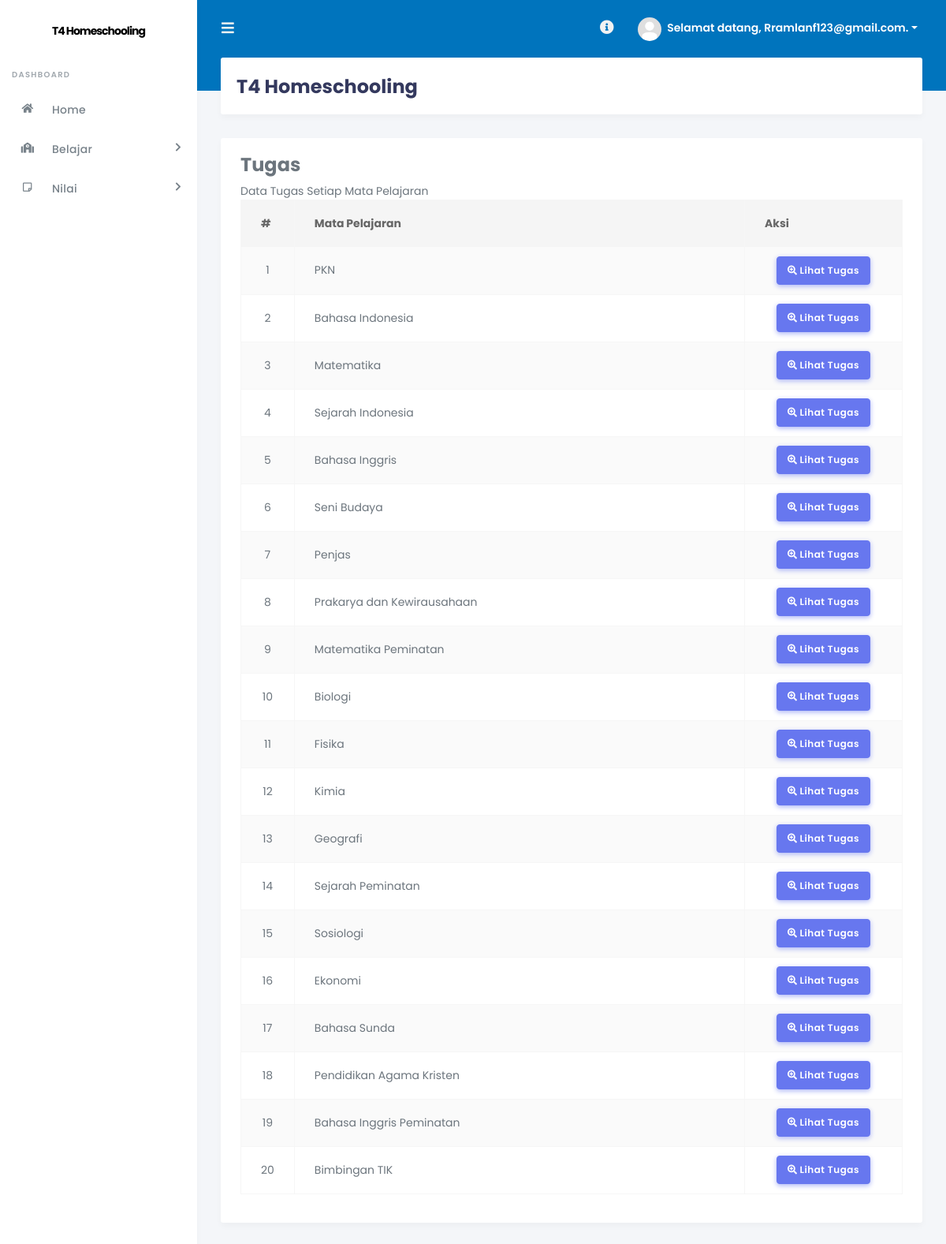
/?page=tugas (signed in), run on the app's committed database.
### tables this page shows
CREATE TABLE `tb_siswa` (
  `id_siswa` int(11) NOT NULL,
  `nis` varchar(20) NOT NULL,
  `nama_lengkap` varchar(50) NOT NULL,
  `tempat_lahir` varchar(20) NOT NULL,
  `tgl_lahir` date NOT NULL,
  `jenis_kelamin` enum('L','P') NOT NULL,
  `agama` varchar(20) NOT NULL,
  `alamat` text NOT NULL,
  `id_kelas` varchar(5) NOT NULL,
  `thn_masuk` int(5) NOT NULL,
  `foto` varchar(100) NOT NULL,
  `username` varchar(40) NOT NULL,
  `password` varchar(40) NOT NULL,
  `pass` varchar(40) NOT NULL,
  `status` enum('aktif','tidak aktif') NOT NULL
);

CREATE TABLE `tb_mapel` (
  `id` int(11) NOT NULL,
  `kode_mapel` varchar(10) NOT NULL,
  `mapel` varchar(100) NOT NULL
);

### inc/tugas.php (the view, shortened to what this page needs)
<?php
$no = 1;
if (@$_GET['action'] != 'kerjakansoal') { ?>
<div class="row">
    <div class="col-md-12">
        <h4 class="page-head-line">Tugas</h4>
    </div>
</div>
<?php
}
if (@$_GET['action'] == '') { ?>
	<div class="row">
	    <div class="col-md-12">
	        <div class="panel panel-default">
	            <div class="panel-heading">Data Tugas Setiap Mata Pelajaran</div>
	            <div class="panel-body">
	                <div class="table-responsive">
	                    <table class="table table-striped table-bordered table-hover">
	                        <thead>
	                            <tr>
	                                <th>#</th>
	                                <th>Mata Pelajaran</th>
	                                <th>Aksi</th>
	                            </tr>
	                        </thead>
	                        <tbody>
	                        <?php
                            $sql_mapel = mysqli_query($db, "SELECT * FROM tb_mapel") or die($db->error);
                            while ($data_mapel = mysqli_fetch_array($sql_mapel)) { ?>
	                            <tr>
	                                <td width="40px" align="center"><?php echo $no++; ?></td>
	                                <td><?php echo $data_mapel['mapel']; ?></td>
	                                <td width="200px" align="center">
	                                	<a href="?page=tugas&action=daftartopik&id_mapel=<?php echo $data_mapel['id']; ?>" class="btn btn-icon icon-left btn-primary"><i class="fas fa-search-plus"></i>Lihat Tugas</a>
	                                </td>
	                            </tr>
	                        	<?php
                            } ?>
	                        </tbody>
	                    </table>
	                </div>
	            </div>
	        </div>
	    </div>
	</div>
	<?php
}
?>

### index.php (shortened to what this page needs)
<?php
include "+koneksi.php";
if (!@$_SESSION['siswa']) {
    if (@$_GET['hal'] == 'daftar') {
        include "register.php";
    } else {
        include "login.php";
    }
} else { ?>
<!DOCTYPE html>
<html>
<head>
    <link rel="stylesheet" href="https://stackpath.bootstrapcdn.com/bootstrap/4.4.1/css/bootstrap.min.css">
    <link rel="stylesheet" href="https://use.fontawesome.com/releases/v5.7.2/css/all.css">
    <link href="https://cdn.datatables.net/1.10.21/css/dataTables.bootstrap4.min.css" rel="stylesheet">
    <link rel="stylesheet" href="https://cdn.datatables.net/buttons/1.6.2/css/buttons.dataTables.min.css">
    <link rel="stylesheet" href="https://cdnjs.cloudflare.com/ajax/libs/twitter-bootstrap/4.1.3/css/bootstrap.css">
    <link href="http://cdnjs.cloudflare.com/ajax/libs/summernote/0.8.9/summernote.css" rel="stylesheet">
    <link rel="stylesheet" href="stisla/assets/css/style.css">
    <link rel="stylesheet" href="stisla/assets/css/components.css">
<?php
$sql_terlogin = mysqli_query($db, "SELECT * FROM tb_siswa JOIN tb_kelas ON tb_siswa.id_siswa = '$_SESSION[siswa]' AND tb_kelas.id_kelas = tb_siswa.id_kelas") or die($db->error);
$data_terlogin = mysqli_fetch_array($sql_terlogin);
?>
  </head>
  <body>
<div id="app">
  <div class="main-wrapper">
    <div class="navbar-bg"></div>
    <nav class="navbar navbar-expand-lg main-navbar">
      <form class="form-inline mr-auto">
        <ul class="navbar-nav mr-3">
          <li><a href="#" data-toggle="sidebar" class="nav-link nav-link-lg"><i class="fas fa-bars"></i></a></li>
        </ul>
      </form>
      <ul class="navbar-nav navbar-right">
        <li class="dropdown dropdown-list-toggle"><a href="#" data-toggle="dropdown" class="nav-link nav-link-lg message"><i class="fas fa-info-circle"></i></a>
        </li>
        <li class="dropdown"><a href="#" data-toggle="dropdown" class="nav-link dropdown-toggle nav-link-lg nav-link-user">
          <img alt="image" src="img/foto_siswa/<?php echo $data_terlogin['foto']; ?>" class="rounded-circle mr-1">
          <div class="d-sm-none d-lg-inline-block">Selamat datang, <?php echo ucfirst($data_terlogin['username']); ?>.</div></a>
        </li>
      </ul>
    </nav>
    <div class="main-sidebar">
      <aside id="sidebar-wrapper">
        <div class="sidebar-brand">
          <a href="./">T4 Homeschooling</a>
        </div>
        <ul class="sidebar-menu">
            <li class="menu-header">Dashboard</li>
            <li><a class="nav-link" href="./"><i class="fas fa-home"></i> <span>Home</span></a></li>
            <li class="nav-item dropdown">
              <a href="#" class="nav-link has-dropdown"><i class="fas fa-school"></i><span>Belajar</span></a>
        </li>
            <li class="nav-item dropdown">
              <a href="#" class="nav-link has-dropdown"><i class="far fa-sticky-note"></i><span>Nilai</span></a>
        </li>
          </ul>
      </aside>
    </div>
    <div class="main-content">
      <section class="section">
        <div class="section-header">
          <h1>T4 Homeschooling</h1>
        </div>
        <div class="section-body">
          <div class="card-wrap">
          <div class="row">
            <div class="col-12">
              <div class="card">
          <div class="card-body">
          <?php
          if (@$_GET['page'] == '') {
              include "inc/beranda.php";
          } elseif (@$_GET['page'] == 'quiz') {
              include "inc/quiz.php";
          } elseif (@$_GET['page'] == 'tugas') {
              include "inc/tugas.php";
          } elseif (@$_GET['page'] == 'nilai') {
              include "inc/nilai.php";
          } elseif (@$_GET['page'] == 'nilaitugas') {
              include "inc/nilai_tugas.php";
          } elseif (@$_GET['page'] == 'materi') {
              include "inc/materi.php";
          } elseif (@$_GET['page'] == 'pengumuman') {
              include "inc/pengumuman.php";
          } elseif (@$_GET['page'] == 'presensi') {
              include "inc/presensi.php";
            } elseif (@$_GET['page'] == 'meet') {
                include "inc/meet.php";
            } elseif (@$_GET['page'] == 'room1') {
                include "vcon/iframe/iframe-room1.php";
            } elseif (@$_GET['page'] == 'room2') {
                include "vcon/iframe/iframe-room2.php";
            } elseif (@$_GET['page'] == 'room3') {
                include "vcon/iframe/iframe-room3.php";
            } elseif (@$_GET['page'] == 'room4') {
                include "vcon/iframe/iframe-room4.php";
          } else {
              echo "<div class='col-xs-12'><div class='alert alert-danger'>[404] Halaman tidak ditemukan! Silahkan pilih menu yang ada!</div></div>";
          } ?>
        </div>
        </div>
      </div>
    </div>
        </div>
      </section>
    </div>
  </div>
</div>
</body>
</html>
<?php
}
?>

### data on the page
tb_siswa: foto (picture), username "Rramlanf123@gmail.com"
tb_mapel: mapel "PKN"
tb_mapel: mapel "Bahasa Indonesia"
tb_mapel: mapel "Matematika"
tb_mapel: mapel "Sejarah Indonesia"
tb_mapel: mapel "Bahasa Inggris"
tb_mapel: mapel "Seni Budaya"
tb_mapel: mapel "Penjas"
tb_mapel: mapel "Prakarya dan Kewirausahaan"
tb_mapel: mapel "Matematika Peminatan"
tb_mapel: mapel "Biologi"
tb_mapel: mapel "Fisika"
tb_mapel: mapel "Kimia"
tb_mapel: mapel "Geografi"
tb_mapel: mapel "Sejarah Peminatan"
tb_mapel: mapel "Sosiologi"
tb_mapel: mapel "Ekonomi"
tb_mapel: mapel "Bahasa Sunda"
tb_mapel: mapel "Pendidikan Agama Kristen"
tb_mapel: mapel "Bahasa Inggris Peminatan"
tb_mapel: mapel "Bimbingan TIK"
